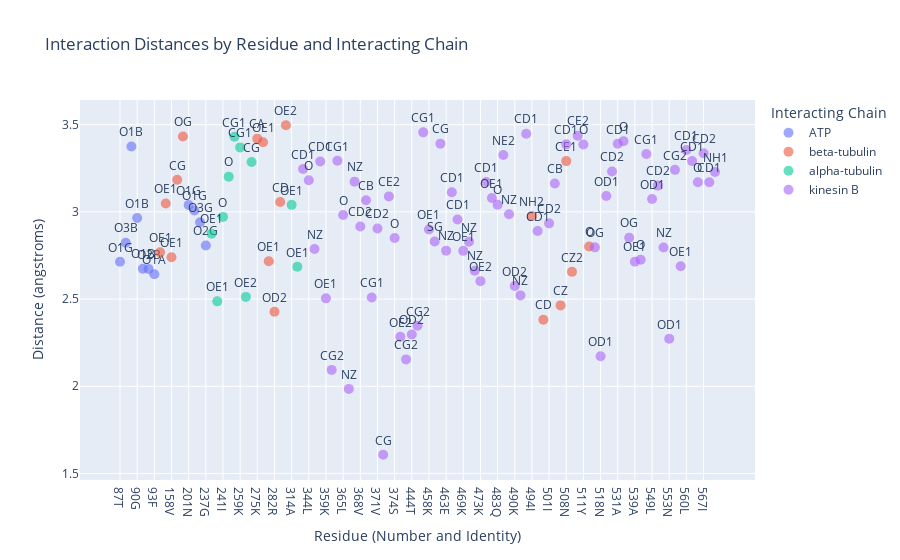

The code cell stored with this chart in its notebook:
### Markdown cell above
H Seed 1, look at the csv file

### Code cell
import pandas as pd
import plotly.express as px

# Define the path to the CSV file
csv_file_path = "/Users/jazzeruncal/git/Jazzer_surf/3d_predictions/same_seed/Seed_1/interactions_all_files.csv"

# Read the CSV file into a DataFrame
df = pd.read_csv(csv_file_path)

# Filter to get the shortest distances for each interaction
df = df.loc[df[df['chain'] == 'A'].groupby(['file', 'resi', 'interacting_chain'])['distance (angstroms)'].idxmin()]

# Exclude interactions with Mg and chain letters A, G, H
df = df[(df['interacting_resn'] != 'MG') & (~df['interacting_chain'].isin(['A', 'G', 'H']))].reset_index(drop=True)

# Map interacting_resn to single-letter codes for better readability
aa_dict = {
    'ALA': 'A', 'ARG': 'R', 'ASN': 'N', 'ASP': 'D', 'CYS': 'C', 'GLN': 'Q', 'GLU': 'E', 'GLY': 'G',
    'HIS': 'H', 'ILE': 'I', 'LEU': 'L', 'LYS': 'K', 'MET': 'M', 'PHE': 'F', 'PRO': 'P', 'SER': 'S',
    'THR': 'T', 'TRP': 'W', 'TYR': 'Y', 'VAL': 'V'
}
df['residue_one_letter'] = df['resn'].map(aa_dict)
df['residue'] = df['resi'].astype(str) + df['residue_one_letter']

# Replace chain letters with descriptive names
chain_map = {
    'B': 'kinesin B',
    'C': 'alpha-tubulin',
    'D': 'beta-tubulin',
    'E': 'ATP',
    'F': 'ATP'
}
df['interacting_chain'] = df['interacting_chain'].map(chain_map)

# Filter to specific files
df = df.loc[df['file'].isin([
    'fold_h_atp_tub_seed1_model_0', 

    ])]

# Group by file and interacting chain, keeping residues in order
grouped = df.groupby(['file', 'interacting_chain'])

# Create a list to store the output rows
output_rows = []

# Iterate over each group and extract information
for (file, chain), group in grouped:
    for _, row in group.iterrows():
        output_rows.append({
            'file': file,
            'interacting_chain': chain,
            'interacting_atom': row['interacting_atom'],
            'residue_number': row['resi'],
            'amino_acid': row['residue_one_letter'],
            'distance (angstroms)': row['distance (angstroms)'],
        })

# Convert the list to a DataFrame
interaction_df = pd.DataFrame(output_rows)

# Display the resulting DataFrame
interaction_df

interaction_df.to_csv("interaction_summary.csv", index=False)



# Load the data
csv_file_path = "interaction_summary.csv"
interaction_df = pd.read_csv(csv_file_path)

# Create a new column for the x-axis labels by concatenating residue number and amino acid
interaction_df['residue_label'] = interaction_df['residue_number'].astype(str) + interaction_df['amino_acid']

# Sort the dataframe by file and residue number to maintain order
interaction_df = interaction_df.sort_values(by=['file', 'residue_number'])

# Convert residue_label to a categorical type with the correct order
interaction_df['residue_label'] = pd.Categorical(interaction_df['residue_label'], 
                                                 categories=sorted(interaction_df['residue_label'].unique(), key=lambda x: int(''.join(filter(str.isdigit, x)))), 
                                                 ordered=True)

# Scatter plot for interaction distances with custom x-axis labels
fig_scatter = px.scatter(interaction_df, x='residue_label', y='distance (angstroms)', color='interacting_chain', text='interacting_atom',
                         title='Interaction Distances by Residue and Interacting Chain',
                         labels={'residue_label': 'Residue (Number and Identity)', 'distance (angstroms)': 'Distance (angstroms)', 'interacting_chain': 'Interacting Chain'},
                         hover_data=['file'])

fig_scatter.update_traces(textposition='top center', marker=dict(size=10, opacity=0.6))
fig_scatter.update_layout(xaxis={'categoryorder':'array', 'categoryarray': interaction_df['residue_label'].cat.categories})

# Show the plot
fig_scatter.show()

### Figure 1 — Plotly figure (JSON) as saved in the notebook; plotly's stock layout.template omitted (floating-point values rounded to 4 significant figures)
{"data": [{"customdata": [["fold_h_atp_tub_seed1_model_0"], ["fold_h_atp_tub_seed1_model_0"], ["fold_h_atp_tub_seed1_model_0"], ["fold_h_atp_tub_seed1_model_0"], ["fold_h_atp_tub_seed1_model_0"], ["fold_h_atp_tub_seed1_model_0"], ["fold_h_atp_tub_seed1_model_0"], ["fold_h_atp_tub_seed1_model_0"], ["fold_h_atp_tub_seed1_model_0"], ["fold_h_atp_tub_seed1_model_0"], ["fold_h_atp_tub_seed1_model_0"]], "hovertemplate": "Interacting Chain=ATP<br>Residue (Number and Identity)=%{x}<br>Distance (angstroms)=%{y}<br>interacting_atom=%{text}<br>file=%{customdata[0]}<extra></extra>", "legendgroup": "ATP", "marker": {"color": "#636efa", "opacity": 0.6, "size": 10, "symbol": "circle"}, "mode": "markers+text", "name": "ATP", "orientation": "v", "showlegend": true, "text": ["O1G", "O3B", "O1B", "O1B", "O1B", "O2B", "O1A", "O1G", "O1G", "O3G", "O2G"], "textposition": "top center", "type": "scatter", "x": ["87T", "88G", "89S", "90G", "91K", "92T", "93F", "201N", "204S", "205S", "237G"], "xaxis": "x", "y": [2.714, 2.823, 3.375, 2.965, 2.674, 2.672, 2.642, 3.039, 3.008, 2.94, 2.807], "yaxis": "y"}, {"customdata": [["fold_h_atp_tub_seed1_model_0"], ["fold_h_atp_tub_seed1_model_0"], ["fold_h_atp_tub_seed1_model_0"], ["fold_h_atp_tub_seed1_model_0"], ["fold_h_atp_tub_seed1_model_0"], ["fold_h_atp_tub_seed1_model_0"], ["fold_h_atp_tub_seed1_model_0"], ["fold_h_atp_tub_seed1_model_0"], ["fold_h_atp_tub_seed1_model_0"], ["fold_h_atp_tub_seed1_model_0"], ["fold_h_atp_tub_seed1_model_0"], ["fold_h_atp_tub_seed1_model_0"], ["fold_h_atp_tub_seed1_model_0"], ["fold_h_atp_tub_seed1_model_0"], ["fold_h_atp_tub_seed1_model_0"], ["fold_h_atp_tub_seed1_model_0"], ["fold_h_atp_tub_seed1_model_0"]], "hovertemplate": "Interacting Chain=beta-tubulin<br>Residue (Number and Identity)=%{x}<br>Distance (angstroms)=%{y}<br>interacting_atom=%{text}<br>file=%{customdata[0]}<extra></extra>", "legendgroup": "beta-tubulin", "marker": {"color": "#EF553B", "opacity": 0.6, "size": 10, "symbol": "circle"}, "mode": "markers+text", "name": "beta-tubulin", "orientation": "v", "showlegend": true, "text": ["OE1", "OE1", "OE1", "CG", "OG", "CA", "OE1", "OE1", "OD2", "CD", "OE2", "NH2", "CD", "CZ", "CE1", "CZ2", "O"], "textposition": "top center", "type": "scatter", "x": ["144R", "157K", "158V", "159R", "160E", "275K", "277T", "278H", "282R", "283D", "285K", "494I", "498N", "505N", "508N", "509S", "512Q"], "xaxis": "x", "y": [2.768, 3.048, 2.74, 3.184, 3.433, 3.42, 3.4, 2.717, 2.427, 3.056, 3.497, 2.976, 2.382, 2.464, 3.291, 2.656, 2.801], "yaxis": "y"}, {"customdata": [["fold_h_atp_tub_seed1_model_0"], ["fold_h_atp_tub_seed1_model_0"], ["fold_h_atp_tub_seed1_model_0"], ["fold_h_atp_tub_seed1_model_0"], ["fold_h_atp_tub_seed1_model_0"], ["fold_h_atp_tub_seed1_model_0"], ["fold_h_atp_tub_seed1_model_0"], ["fold_h_atp_tub_seed1_model_0"], ["fold_h_atp_tub_seed1_model_0"], ["fold_h_atp_tub_seed1_model_0"]], "hovertemplate": "Interacting Chain=alpha-tubulin<br>Residue (Number and Identity)=%{x}<br>Distance (angstroms)=%{y}<br>interacting_atom=%{text}<br>file=%{customdata[0]}<extra></extra>", "legendgroup": "alpha-tubulin", "marker": {"color": "#00cc96", "opacity": 0.6, "size": 10, "symbol": "circle"}, "mode": "markers+text", "name": "alpha-tubulin", "orientation": "v", "showlegend": true, "text": ["OE1", "OE1", "O", "O", "CG1", "CG1", "OE2", "CG", "OE1", "OE1"], "textposition": "top center", "type": "scatter", "x": ["238S", "240K", "241I", "255K", "258N", "259K", "262S", "266N", "314A", "321R"], "xaxis": "x", "y": [2.875, 2.487, 2.971, 3.202, 3.431, 3.37, 2.513, 3.287, 3.04, 2.685], "yaxis": "y"}, {"customdata": [["fold_h_atp_tub_seed1_model_0"], ["fold_h_atp_tub_seed1_model_0"], ["fold_h_atp_tub_seed1_model_0"], ["fold_h_atp_tub_seed1_model_0"], ["fold_h_atp_tub_seed1_model_0"], ["fold_h_atp_tub_seed1_model_0"], ["fold_h_atp_tub_seed1_model_0"], ["fold_h_atp_tub_seed1_model_0"], ["fold_h_atp_tub_seed1_model_0"], ["fold_h_atp_tub_seed1_model_0"], ["fold_h_atp_tub_seed1_model_0"], ["fold_h_atp_tub_seed1_model_0"], ["fold_h_atp_tub_seed1_model_0"], ["fold_h_atp_tub_seed1_model_0"], ["fold_h_atp_tub_seed1_model_0"], ["fold_h_atp_tub_seed1_model_0"], ["fold_h_atp_tub_seed1_model_0"], ["fold_h_atp_tub_seed1_model_0"], ["fold_h_atp_tub_seed1_model_0"], ["fold_h_atp_tub_seed1_model_0"], ["fold_h_atp_tub_seed1_model_0"], ["fold_h_atp_tub_seed1_model_0"], ["fold_h_atp_tub_seed1_model_0"], ["fold_h_atp_tub_seed1_model_0"], ["fold_h_atp_tub_seed1_model_0"], ["fold_h_atp_tub_seed1_model_0"], ["fold_h_atp_tub_seed1_model_0"], ["fold_h_atp_tub_seed1_model_0"], ["fold_h_atp_tub_seed1_model_0"], ["fold_h_atp_tub_seed1_model_0"], ["fold_h_atp_tub_seed1_model_0"], ["fold_h_atp_tub_seed1_model_0"], ["fold_h_atp_tub_seed1_model_0"], ["fold_h_atp_tub_seed1_model_0"], ["fold_h_atp_tub_seed1_model_0"], ["fold_h_atp_tub_seed1_model_0"], ["fold_h_atp_tub_seed1_model_0"], ["fold_h_atp_tub_seed1_model_0"], ["fold_h_atp_tub_seed1_model_0"], ["fold_h_atp_tub_seed1_model_0"], ["fold_h_atp_tub_seed1_model_0"], ["fold_h_atp_tub_seed1_model_0"], ["fold_h_atp_tub_seed1_model_0"], ["fold_h_atp_tub_seed1_model_0"], ["fold_h_atp_tub_seed1_model_0"], ["fold_h_atp_tub_seed1_model_0"], ["fold_h_atp_tub_seed1_model_0"], ["fold_h_atp_tub_seed1_model_0"], ["fold_h_atp_tub_seed1_model_0"], ["fold_h_atp_tub_seed1_model_0"], ["fold_h_atp_tub_seed1_model_0"], ["fold_h_atp_tub_seed1_model_0"], ["fold_h_atp_tub_seed1_model_0"], ["fold_h_atp_tub_seed1_model_0"], ["fold_h_atp_tub_seed1_model_0"], ["fold_h_atp_tub_seed1_model_0"], ["fold_h_atp_tub_seed1_model_0"], ["fold_h_atp_tub_seed1_model_0"], ["fold_h_atp_tub_seed1_model_0"], ["fold_h_atp_tub_seed1_model_0"], ["fold_h_atp_tub_seed1_model_0"], ["fold_h_atp_tub_seed1_model_0"], ["fold_h_atp_tub_seed1_model_0"], ["fold_h_atp_tub_seed1_model_0"], ["fold_h_atp_tub_seed1_model_0"], ["fold_h_atp_tub_seed1_model_0"], ["fold_h_atp_tub_seed1_model_0"], ["fold_h_atp_tub_seed1_model_0"]], "hovertemplate": "Interacting Chain=kinesin B<br>Residue (Number and Identity)=%{x}<br>Distance (angstroms)=%{y}<br>interacting_atom=%{text}<br>file=%{customdata[0]}<extra></extra>", "legendgroup": "kinesin B", "marker": {"color": "#ab63fa", "opacity": 0.6, "size": 10, "symbol": "circle"}, "mode": "markers+text", "name": "kinesin B", "orientation": "v", "showlegend": true, "text": ["CD1", "O", "NZ", "CD1", "OE1", "CG2", "CG1", "O", "NZ", "NZ", "CD2", "CB", "CG1", "CD2", "CG", "CE2", "O", "OE2", "CG2", "OD2", "CG2", "CG1", "OE1", "SG", "CG", "NZ", "CD1", "CD1", "OE1", "NZ", "NZ", "OE2", "CD1", "OE1", "O", "NE2", "NZ", "OD2", "NZ", "CD1", "CD1", "CD2", "CB", "CD1", "CE2", "O", "OG", "OD1", "OD1", "CD2", "CD1", "O", "OG", "OE1", "O", "CG1", "OD1", "CD2", "NZ", "OD1", "CG2", "OE1", "CD1", "CD1", "O", "CD2", "CD1", "NH1"], "textposition": "top center", "type": "scatter", "x": ["341A", "344L", "354E", "358L", "359K", "361Y", "362I", "365L", "366E", "367T", "368V", "369S", "370G", "371V", "372T", "373V", "374S", "375N", "376L", "444T", "448D", "452I", "458K", "459C", "462L", "463E", "465Q", "466L", "469K", "470E", "472E", "473K", "476I", "480L", "483Q", "484Q", "487I", "490K", "491D", "493E", "497L", "501I", "504S", "508N", "510L", "511Y", "514S", "518N", "521L", "522N", "531A", "532L", "535S", "539A", "542Q", "546I", "549L", "550N", "552E", "553N", "556I", "557K", "560L", "563L", "566R", "567I", "575I", "578L"], "xaxis": "x", "y": [3.246, 3.181, 2.788, 3.289, 2.504, 2.094, 3.293, 2.982, 1.985, 3.173, 2.916, 3.067, 2.509, 2.905, 1.607, 3.089, 2.85, 2.284, 2.154, 2.297, 2.347, 3.456, 2.899, 2.83, 3.392, 2.778, 3.113, 2.957, 2.777, 2.829, 2.663, 2.603, 3.171, 3.08, 3.041, 3.326, 2.986, 2.575, 2.521, 3.448, 2.891, 2.934, 3.163, 3.387, 3.437, 3.386, 2.797, 2.173, 3.091, 3.232, 3.39, 3.406, 2.852, 2.715, 2.726, 3.332, 3.074, 3.151, 2.796, 2.272, 3.241, 2.688, 3.355, 3.291, 3.17, 3.336, 3.17, 3.229], "yaxis": "y"}], "layout": {"legend": {"title": {"text": "Interacting Chain"}, "tracegroupgap": 0}, "title": {"text": "Interaction Distances by Residue and Interacting Chain"}, "xaxis": {"anchor": "y", "categoryarray": ["87T", "88G", "89S", "90G", "91K", "92T", "93F", "144R", "157K", "158V", "159R", "160E", "201N", "204S", "205S", "237G", "238S", "240K", "241I", "255K", "258N", "259K", "262S", "266N", "275K", "277T", "278H", "282R", "283D", "285K", "314A", "321R", "341A", "344L", "354E", "358L", "359K", "361Y", "362I", "365L", "366E", "367T", "368V", "369S", "370G", "371V", "372T", "373V", "374S", "375N", "376L", "444T", "448D", "452I", "458K", "459C", "462L", "463E", "465Q", "466L", "469K", "470E", "472E", "473K", "476I", "480L", "483Q", "484Q", "487I", "490K", "491D", "493E", "494I", "497L", "498N", "501I", "504S", "505N", "508N", "509S", "510L", "511Y", "512Q", "514S", "518N", "521L", "522N", "531A", "532L", "535S", "539A", "542Q", "546I", "549L", "550N", "552E", "553N", "556I", "557K", "560L", "563L", "566R", "567I", "575I", "578L"], "categoryorder": "array", "domain": [0, 1], "title": {"text": "Residue (Number and Identity)"}}, "yaxis": {"anchor": "x", "domain": [0, 1], "title": {"text": "Distance (angstroms)"}}}}
